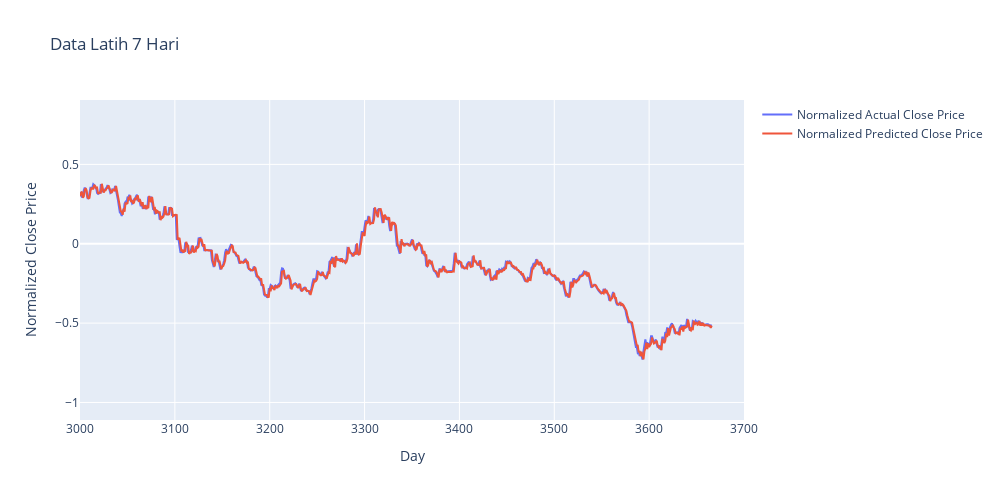

Source (notebook cell):
### Code cell
# Memvisualisasikan hasil prediksi pada data latih dengan waktu 7 hari
fig = go.Figure(data=[
    go.Scatter(y=y_train.flatten(), name='Normalized Actual Close Price'),
    go.Scatter(y=predicted.flatten(), name='Normalized Predicted Close Price')
])

fig.update_layout(
    height = 500, 
    width = 1000,
    title= "Data Latih 7 Hari",
    xaxis_title='Day',
    yaxis_title='Normalized Close Price',
    xaxis_range=[3000,3700]
)

fig.show()

### Figure 1 — Plotly figure (JSON) as saved in the notebook; plotly's stock layout.template omitted (floating-point values rounded to 4 significant figures; data arrays with more than 128 entries replaced by an {"elided": "..."} marker saying what was removed)
{"data": [{"name": "Normalized Actual Close Price", "type": "scatter", "y": {"elided": "3667 float values"}}, {"name": "Normalized Predicted Close Price", "type": "scatter", "y": {"elided": "3667 float values"}}], "layout": {"height": 500, "title": {"text": "Data Latih 7 Hari"}, "width": 1000, "xaxis": {"range": [3000, 3700], "title": {"text": "Day"}}, "yaxis": {"title": {"text": "Normalized Close Price"}}}}
